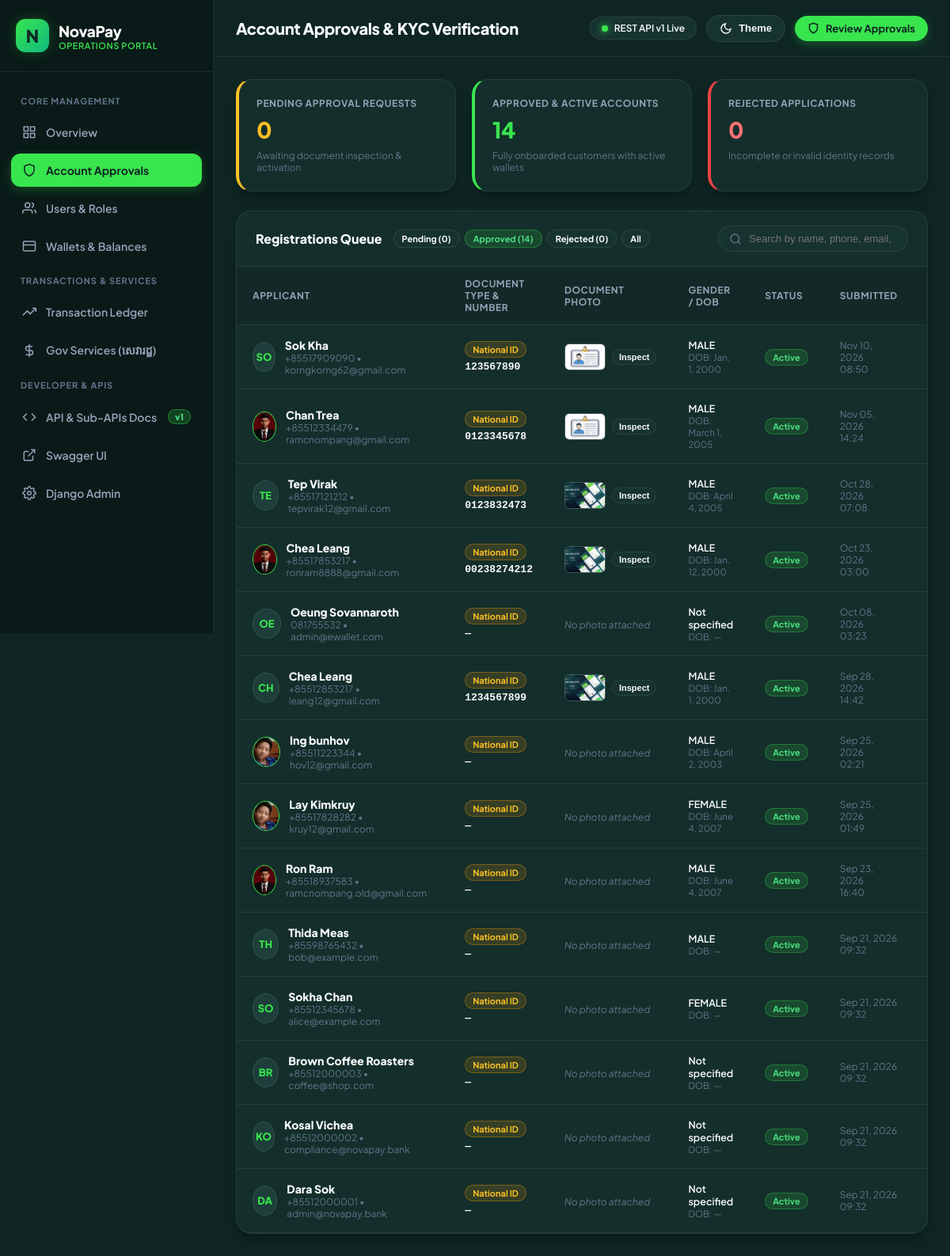
The page /approvals/?filter=ACTIVE on the database its author committed.
### apps/users/models.py (models this page shows, shortened)
class User(AbstractBaseUser, PermissionsMixin, BaseModel):
    email = models.EmailField(unique=True, db_index=True)
    phone_number = models.CharField(
        max_length=30,
        unique=True,
        db_index=True,
        validators=[RegexValidator(r"^(\+855\d{8,9}|0\d{8,9}|\+?[1-9]\d{7,19})$", "Enter a valid Cambodian (+855) or E.164 phone number.")]
    )
    full_name = models.CharField(max_length=150)
    role = models.CharField(max_length=20, choices=UserRole.choices, default=UserRole.CUSTOMER, db_index=True)
    status = models.CharField(max_length=20, choices=UserStatus.choices, default=UserStatus.ACTIVE, db_index=True)
    date_of_birth = models.DateField(null=True, blank=True)
    gender = models.CharField(max_length=10, choices=Gender.choices, null=True, blank=True)
    profile_photo = models.ImageField(upload_to="avatars/%Y/%m/", null=True, blank=True)
    id_document_type = models.CharField(max_length=30, choices=IdDocumentType.choices, null=True, blank=True)
    id_document_number = models.CharField(max_length=50, null=True, blank=True)
    id_document_photo = models.ImageField(upload_to="documents/%Y/%m/", null=True, blank=True)
    is_email_verified = models.BooleanField(default=False)
    is_phone_verified = models.BooleanField(default=False)
    pin_hash = models.CharField(max_length=255, null=True, blank=True)
    pin_retry_count = models.PositiveSmallIntegerField(default=0)
    pin_locked_until = models.DateTimeField(null=True, blank=True)
    kyc_tier = models.PositiveSmallIntegerField(default=0)
    is_active = models.BooleanField(default=True)
    is_staff = models.BooleanField(default=False)
    last_login_at = models.DateTimeField(null=True, blank=True)
    objects = UserManager()
    USERNAME_FIELD = "email"
    REQUIRED_FIELDS = ["phone_number", "full_name"]
    class Meta:
        verbose_name = "User"
        verbose_name_plural = "Users"
        indexes = [
            models.Index(fields=["email", "status"]),
            models.Index(fields=["phone_number", "status"]),
            models.Index(fields=["role", "status"]),
        ]

### apps/dashboard/views.py (the view, shortened to what this page needs)
# urls.py: path("approvals/", DashboardApprovalsView.as_view(), name="approvals"),
class DashboardApprovalsView(View):
    def get(self, request):
        status_filter = request.GET.get("filter", "PENDING_APPROVAL")
        query = request.GET.get("q", "").strip()
        users_qs = User.objects.all().order_by("-created_at")
        if status_filter != "ALL":
            users_qs = users_qs.filter(status=status_filter)
        pending_count = User.objects.filter(status=UserStatus.PENDING_APPROVAL).count()
        active_count = User.objects.filter(status=UserStatus.ACTIVE).count()
        rejected_count = User.objects.filter(status=UserStatus.REJECTED).count()
        context = {
            "active_tab": "approvals",
            "users": users_qs[:50],
            "current_filter": status_filter,
            "query": query,
            "pending_count": pending_count,
            "active_count": active_count,
            "rejected_count": rejected_count,
        }
        return render(request, "dashboard/approvals.html", context)

### templates/dashboard/approvals.html (shortened to what this page needs)
{% extends "dashboard/base.html" %}
{% block page_title %}Account Approvals & KYC Verification{% endblock %}
{% block content %}
<div class="grid-4" style="grid-template-columns: repeat(3, 1fr); margin-bottom: 24px;">
  <div class="card" style="border-left: 4px solid #FBBF24;">
    <div class="stat-label">Pending Approval Requests</div>
    <div class="stat-value" style="color: #FBBF24;">
      {{ pending_count }}
    </div>
    <div class="stat-meta">Awaiting document inspection & activation</div>
  </div>
  <div class="card" style="border-left: 4px solid var(--accent-green);">
    <div class="stat-label">Approved & Active Accounts</div>
    <div class="stat-value" style="color: var(--accent-green);">
      {{ active_count }}
    </div>
    <div class="stat-meta">Fully onboarded customers with active wallets</div>
  </div>
  <div class="card" style="border-left: 4px solid #EF4444;">
    <div class="stat-label">Rejected Applications</div>
    <div class="stat-value" style="color: #F87171;">
      {{ rejected_count }}
    </div>
    <div class="stat-meta">Incomplete or invalid identity records</div>
  </div>
</div>
<div class="table-container">
  <div class="table-header">
    <div style="display: flex; align-items: center; gap: 14px;">
      <span class="table-title">Registrations Queue</span>
      <div style="display: flex; gap: 6px;">
        <a href="?filter=PENDING_APPROVAL" class="badge-pill {% if current_filter == 'PENDING_APPROVAL' %}badge-pending{% else %}btn-ghost{% endif %}" style="text-decoration: none; padding: 4px 10px;">
          Pending ({{ pending_count }})
        </a>
        <a href="?filter=ACTIVE" class="badge-pill {% if current_filter == 'ACTIVE' %}badge-active{% else %}btn-ghost{% endif %}" style="text-decoration: none; padding: 4px 10px;">
          Approved ({{ active_count }})
        </a>
        <a href="?filter=REJECTED" class="badge-pill {% if current_filter == 'REJECTED' %}badge-rejected{% else %}btn-ghost{% endif %}" style="text-decoration: none; padding: 4px 10px;">
          Rejected ({{ rejected_count }})
        </a>
        <a href="?filter=ALL" class="badge-pill {% if current_filter == 'ALL' %}btn-accent{% else %}btn-ghost{% endif %}" style="text-decoration: none; padding: 4px 10px;">
          All
        </a>
      </div>
    </div>
    <form method="GET" class="search-wrapper">
      <input type="text" name="q" value="{{ query }}" placeholder="Search by name, phone, email, doc ID..." class="input-search">
    </form>
  </div>
  <table>
    <thead>
      <tr>
        <th>Applicant</th>
        <th>Document Type & Number</th>
        <th>Document Photo</th>
        <th>Gender / DOB</th>
        <th>Status</th>
        <th>Submitted</th>
        <th style="text-align: right;">Action</th>
      </tr>
    </thead>
    <tbody>
      {% for u in users %}
        <tr>
          <td>
            <div style="display: flex; align-items: center; gap: 12px;">
              {% if u.profile_photo %}
                <img src="{{ u.profile_photo.url }}" style="width: 38px; height: 38px; border-radius: 50%; object-fit: cover; border: 1.5px solid var(--accent-green);" alt="Avatar">
              {% else %}
                <div style="width: 38px; height: 38px; border-radius: 50%; background: var(--bg-surface-elevated); border: 1.5px solid rgba(255,255,255,0.1); display: flex; align-items: center; justify-content: center; font-weight: 800; font-size: 13px; color: var(--accent-green);">
                  {{ u.full_name|slice:":2"|upper }}
                </div>
              {% endif %}
              <div>
                <div style="font-weight: 800; font-size: 14px;">{{ u.full_name }}</div>
                <div style="font-size: 12px; color: var(--text-muted);">{{ u.phone_number }} • {{ u.email }}</div>
              </div>
            </div>
          </td>
          <td>
            <span class="badge-pill {% if u.id_document_type == 'PASSPORT' %}badge-active{% else %}badge-pending{% endif %}">
              {{ u.get_id_document_type_display|default:u.id_document_type|default:'National ID' }}
            </span>
            <div style="font-family: monospace; font-size: 13px; font-weight: 700; margin-top: 4px;">
              {{ u.id_document_number|default:'—' }}
            </div>
          </td>
          <td>
            {% if u.id_document_photo %}
              <div style="display: flex; align-items: center; gap: 8px;">
                <img src="{{ u.id_document_photo.url }}"
                     onclick="openDocLightbox('{{ u.id_document_photo.url }}', '{{ u.full_name|escapejs }}', '{{ u.get_id_document_type_display|escapejs }}', '{{ u.id_document_number|escapejs }}')"
                     style="width: 52px; height: 34px; border-radius: 6px; object-fit: cover; border: 1px solid rgba(255,255,255,0.2); cursor: pointer;"
                     title="Click to view full photo"
                     alt="ID Document">
                <button type="button"
                        class="btn-action btn-ghost"
                        style="padding: 3px 8px; font-size: 11px;"
                        onclick="openDocLightbox('{{ u.id_document_photo.url }}', '{{ u.full_name|escapejs }}', '{{ u.get_id_document_type_display|escapejs }}', '{{ u.id_document_number|escapejs }}')">
                  Inspect
                </button>
              </div>
            {% else %}
              <span style="font-size: 12px; color: var(--text-muted); font-style: italic;">No photo attached</span>
            {% endif %}
          </td>
          <td>
            <div style="font-size: 12.5px; font-weight: 600;">{{ u.gender|default:'Not specified' }}</div>
            <div style="font-size: 11.5px; color: var(--text-muted);">DOB: {{ u.date_of_birth|default:'—' }}</div>
          </td>
          <td>
            {% if u.status == 'ACTIVE' %}
              <span class="badge-pill badge-active">Active</span>
            {% elif u.status == 'PENDING_APPROVAL' %}
              <span class="badge-pill badge-pending">Pending Approval</span>
            {% elif u.status == 'REJECTED' %}
              <span class="badge-pill badge-rejected">Rejected</span>
            {% else %}
              <span class="badge-pill">{{ u.status }}</span>
            {% endif %}
          </td>
          <td style="font-size: 12px; color: var(--text-muted);">
            {{ u.created_at|date:"M d, Y" }}
            <div>{{ u.created_at|date:"H:i" }}</div>
          </td>
          <td style="text-align: right;">
          </td>
        </tr>
      {% empty %}
        <tr>
          <td colspan="7" style="text-align: center; color: var(--text-muted); padding: 40px 16px;">
            No users match the selected filter.
          </td>
        </tr>
      {% endfor %}
    </tbody>
  </table>
</div>
{% endblock %}

### templates/dashboard/base.html (style rules this page uses)
:root { --bg-primary: #0F2624; --bg-surface: #173330; --bg-surface-elevated: #1D3E3A; --bg-card: #142E2B; --bg-sidebar: #091A18; --bg-header: rgba(15, 38, 36, 0.85); --accent-green: #38E54D; --accent-green-light: #4ADE80; --accent-green-glow: rgba(56, 229, 77, 0.25); --accent-green-subtle: rgba(56, 229, 77, 0.12); --text-primary: #F8FAFC; --text-secondary: #94A3B8; --text-muted: #64748B; --text-dark: #0F172A; --border-color: rgba(255, 255, 255, 0.08); --border-active: rgba(56, 229, 77, 0.35); --danger: #EF4444; --danger-bg: rgba(239, 68, 68, 0.12); --warning: #F59E0B; --warning-bg: rgba(245, 158, 11, 0.14); --info: #38BDF8; --info-bg: rgba(56, 189, 248, 0.12); --font-main: 'Plus Jakarta Sans', 'Inter', -apple-system, sans-serif; --font-khmer: 'Kantumruy Pro', sans-serif; --radius-sm: 8px; --radius-md: 14px; --radius-lg: 20px; --radius-full: 9999px; --shadow-card: 0 10px 25px -5px rgba(0, 0, 0, 0.25), 0 8px 10px -6px rgba(0, 0, 0, 0.25); }
* { box-sizing: border-box; margin: 0; padding: 0; }
body { font-family: var(--font-main); background-color: var(--bg-primary); color: var(--text-primary); min-height: 100vh; display: flex; overflow-x: hidden; transition: background-color 0.2s ease, color 0.2s ease; }
.btn-action { display: inline-flex; align-items: center; gap: 8px; padding: 8px 16px; border-radius: var(--radius-full); font-size: 13px; font-weight: 700; cursor: pointer; text-decoration: none; transition: all 0.15s ease; border: none; }
.btn-ghost { background: var(--bg-surface); color: var(--text-primary); border: 1px solid var(--border-color); }
.grid-4 { display: grid; grid-template-columns: repeat(auto-fit, minmax(240px, 1fr)); gap: 20px; margin-bottom: 26px; }
.card { background: var(--bg-card); border: 1px solid var(--border-color); border-radius: var(--radius-lg); padding: 22px; box-shadow: var(--shadow-card); position: relative; overflow: hidden; transition: border-color 0.2s; }
.stat-label { font-size: 12px; font-weight: 700; color: var(--text-secondary); text-transform: uppercase; letter-spacing: 0.05em; margin-bottom: 8px; }
.stat-value { font-size: 28px; font-weight: 900; letter-spacing: -0.02em; display: flex; align-items: baseline; gap: 6px; }
.stat-meta { font-size: 12px; color: var(--text-muted); margin-top: 8px; display: flex; align-items: center; gap: 6px; }
.badge-pill { display: inline-flex; align-items: center; gap: 4px; padding: 3px 9px; border-radius: var(--radius-full); font-size: 11px; font-weight: 700; }
.badge-active { background: rgba(56, 229, 77, 0.15); color: #4ADE80; border: 1px solid rgba(56, 229, 77, 0.3); }
.badge-pending { background: rgba(245, 158, 11, 0.15); color: #FBBF24; border: 1px solid rgba(245, 158, 11, 0.35); }
.table-container { background: var(--bg-card); border: 1px solid var(--border-color); border-radius: var(--radius-lg); overflow: hidden; box-shadow: var(--shadow-card); }
.table-header { padding: 18px 24px; border-bottom: 1px solid var(--border-color); display: flex; align-items: center; justify-content: space-between; gap: 16px; flex-wrap: wrap; }
.table-title { font-size: 16px; font-weight: 800; }
table { width: 100%; border-collapse: collapse; text-align: left; }
th { padding: 14px 20px; font-size: 12px; font-weight: 700; color: var(--text-secondary); text-transform: uppercase; letter-spacing: 0.05em; background: rgba(0, 0, 0, 0.1); border-bottom: 1px solid var(--border-color); }
td { padding: 16px 20px; font-size: 13.5px; border-bottom: 1px solid var(--border-color); vertical-align: middle; }
.input-search { background: var(--bg-surface); border: 1px solid var(--border-color); border-radius: var(--radius-full); padding: 8px 18px 8px 38px; font-size: 13px; color: var(--text-primary); outline: none; min-width: 240px; transition: border-color 0.15s; }
.search-wrapper { position: relative; }

### rows shown on the page
User: full_name "SO", full_name "Sok Kha", phone_number "+85517909090", email "korngkorng62@gmail.com", id_document_type "National ID", id_document_number "123567890", id_document_photo (picture), gender "MALE", date_of_birth "Jan. 1, 2000", status "Active", created_at "Nov 10, 2026", created_at "08:50"
User: profile_photo (picture), full_name "Chan Trea", phone_number "+85512334479", email "ramcnompang@gmail.com", id_document_type "National ID", id_document_number "0123345678", id_document_photo (picture), gender "MALE", date_of_birth "March 1, 2005", status "Active", created_at "Nov 05, 2026", created_at "14:24"
User: full_name "TE", full_name "Tep Virak", phone_number "+85517121212", email "tepvirak12@gmail.com", id_document_type "National ID", id_document_number "0123832473", id_document_photo (picture), gender "MALE", date_of_birth "April 4, 2005", status "Active", created_at "Oct 28, 2026", created_at "07:08"
User: profile_photo (picture), full_name "Chea Leang", phone_number "+85517853217", email "ronram8888@gmail.com", id_document_type "National ID", id_document_number "00238274212", id_document_photo (picture), gender "MALE", date_of_birth "Jan. 12, 2000", status "Active", created_at "Oct 23, 2026", created_at "03:00"
User: full_name "OE", full_name "Oeung Sovannaroth", phone_number "081755532", email "admin@ewallet.com", id_document_type "National ID", id_document_number "—", id_document_photo "No photo attached", gender "Not specified", date_of_birth "—", status "Active", created_at "Oct 08, 2026", created_at "03:23"
User: full_name "CH", full_name "Chea Leang", phone_number "+85512853217", email "leang12@gmail.com", id_document_type "National ID", id_document_number "1234567899", id_document_photo (picture), gender "MALE", date_of_birth "Jan. 1, 2000", status "Active", created_at "Sep 28, 2026", created_at "14:42"
User: profile_photo (picture), full_name "Ing bunhov", phone_number "+85511223344", email "hov12@gmail.com", id_document_type "National ID", id_document_number "—", id_document_photo "No photo attached", gender "MALE", date_of_birth "April 2, 2003", status "Active", created_at "Sep 25, 2026", created_at "02:21"
User: profile_photo (picture), full_name "Lay Kimkruy", phone_number "+85517828282", email "kruy12@gmail.com", id_document_type "National ID", id_document_number "—", id_document_photo "No photo attached", gender "FEMALE", date_of_birth "June 4, 2007", status "Active", created_at "Sep 25, 2026", created_at "01:49"
User: profile_photo (picture), full_name "Ron Ram", phone_number "+85518937583", email "ramcnompang.old@gmail.com", id_document_type "National ID", id_document_number "—", id_document_photo "No photo attached", gender "MALE", date_of_birth "June 4, 2007", status "Active", created_at "Sep 23, 2026", created_at "16:40"
User: full_name "TH", full_name "Thida Meas", phone_number "+85598765432", email "bob@example.com", id_document_type "National ID", id_document_number "—", id_document_photo "No photo attached", gender "MALE", date_of_birth "—", status "Active", created_at "Sep 21, 2026", created_at "09:32"
User: full_name "SO", full_name "Sokha Chan", phone_number "+85512345678", email "alice@example.com", id_document_type "National ID", id_document_number "—", id_document_photo "No photo attached", gender "FEMALE", date_of_birth "—", status "Active", created_at "Sep 21, 2026", created_at "09:32"
User: full_name "BR", full_name "Brown Coffee Roasters", phone_number "+85512000003", email "coffee@shop.com", id_document_type "National ID", id_document_number "—", id_document_photo "No photo attached", gender "Not specified", date_of_birth "—", status "Active", created_at "Sep 21, 2026", created_at "09:32"
User: full_name "KO", full_name "Kosal Vichea", phone_number "+85512000002", email "compliance@novapay.bank", id_document_type "National ID", id_document_number "—", id_document_photo "No photo attached", gender "Not specified", date_of_birth "—", status "Active", created_at "Sep 21, 2026", created_at "09:32"
User: full_name "DA", full_name "Dara Sok", phone_number "+85512000001", email "admin@novapay.bank", id_document_type "National ID", id_document_number "—", id_document_photo "No photo attached", gender "Not specified", date_of_birth "—", status "Active", created_at "Sep 21, 2026", created_at "09:32"

### other values the page prints
{{ pending_count }} "0"
{{ active_count }} "14"
{{ rejected_count }} "0"
